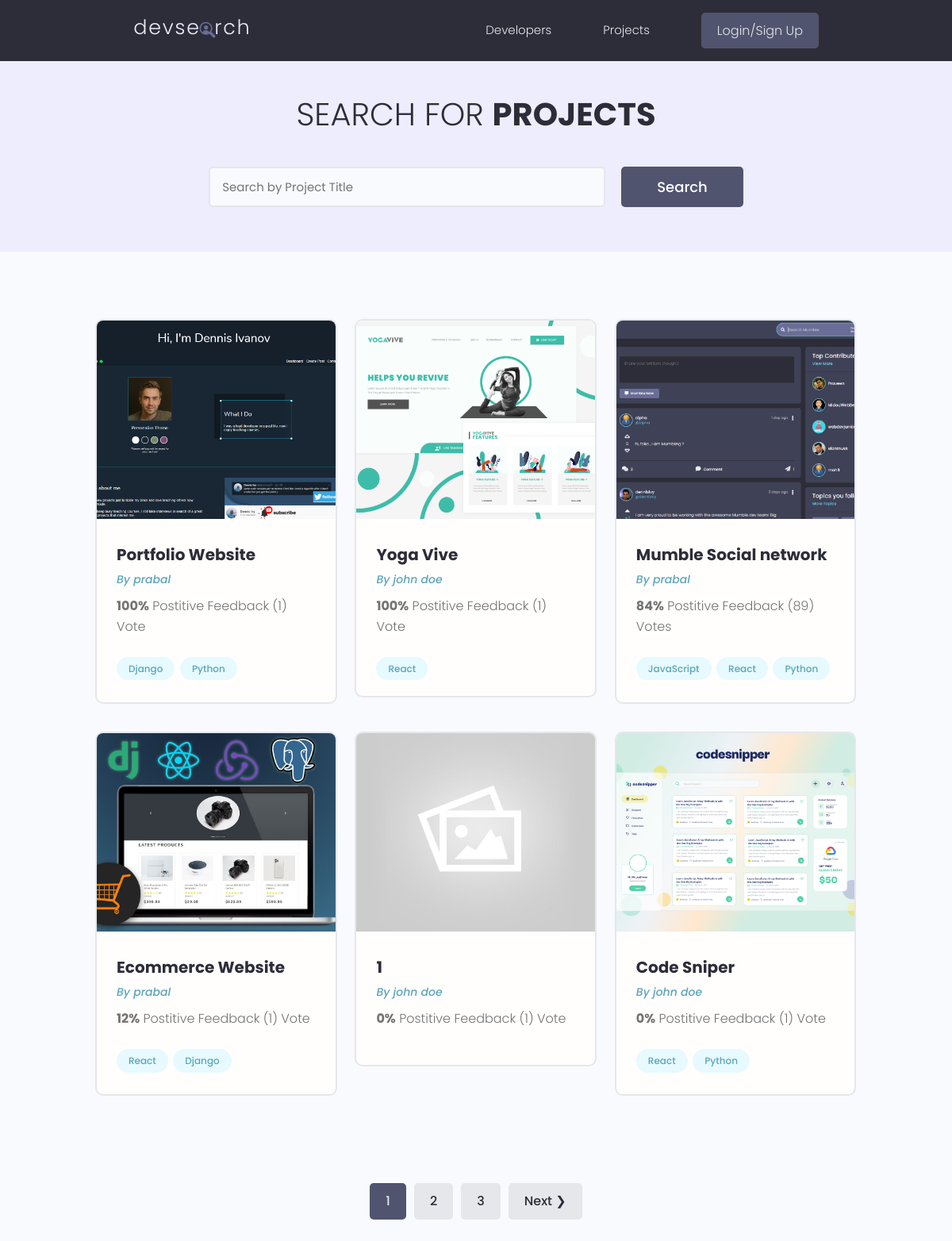
/projects/, run on the app's committed database.
### projects/models.py (models this page shows, shortened)
class Project(models.Model):
    owner = models.ForeignKey(Profile, null=True,blank=True,on_delete=models.SET_NULL)
    title = models.CharField(max_length=200)
    description = models.TextField(null=True,blank=True)#null and blank means the field can be enpty
    featured_image = models.ImageField(
        null=True,blank=True,default="default.jpg")
    demo_link = models.CharField(max_length=2000,null=True,blank=True)
    source_link=models.CharField(max_length=2000,null=True,blank=True)#null for database and blank for django
    tags = models.ManyToManyField('Tag',blank=True)#many to many relation between Project and Tag
    votes_total = models.IntegerField(default=0,null=True,blank=True)
    vote_ratio = models.IntegerField(default=0,null=True,blank=True)
    created = models.DateTimeField(auto_now_add=True)#adds the time stamp of whenever created
    id = models.UUIDField(default=uuid.uuid4,unique=True,
                          primary_key=True)#16 didgit id
    class Meta:
        ordering =['-vote_ratio','-votes_total','title'] #descending

class Tag(models.Model):
    name = models.CharField(max_length=200)
    created = models.DateTimeField(auto_now_add=True)
    id = models.UUIDField(default=uuid.uuid4,unique=True,primary_key=True)
    def __str__(self):
        return self.name

### users/models.py (models this page shows, shortened)
class Profile(models.Model):
    user = models.OneToOneField(User, on_delete=models.CASCADE, null=True, blank=True)
    name = models.CharField(max_length=200,blank=True,null=True)
    username = models.CharField(max_length=200,blank=True,null=True)
    location = models.CharField(max_length=200,blank=True,null=True)
    email = models.EmailField(max_length=500,blank=True,null=True)
    short_intro = models.CharField(max_length=200,blank=True,null=True)
    bio = models.TextField(blank=True, null=True)
    profile_image = models.ImageField(null=True,blank=True,upload_to='profiles/',default='profiles/user-default.png')
    social_github = models.CharField(max_length=200,blank=True,null=True)
    social_twitter = models.CharField(max_length=200,blank=True,null=True)
    social_linkedin = models.CharField(max_length=200,blank=True,null=True)
    social_youtube = models.CharField(max_length=200,blank=True,null=True)
    social_website = models.CharField(max_length=200,blank=True,null=True)
    created = models.DateTimeField(auto_now_add=True)#adds the time stamp of whenever created
    id = models.UUIDField(default=uuid.uuid4,unique=True,
                          primary_key=True)#16 didgit id

### projects/views.py (the view)
# urls.py: path('projects/',include('projects.urls')),
def projects(request):
    projects,search_query=searchProjects(request)
    custom_range, projects = paginateProjects(request,projects,6)
    context = {'projects':projects,'search_query':search_query,
               'custom_range':custom_range}
    return render(request, 'projects/projects.html',context)

### projects/utils.py (called while the page is built)
def paginateProjects(request,projects,results):
    page = request.GET.get('page')
    paginator = Paginator(projects,results)
    try:
        projects = paginator.page(page)
    except PageNotAnInteger:
        page=1
        projects = paginator.page(page)
    except EmptyPage:
        page = paginator.num_pages
        projects = paginator.page(page)
    leftIndex = (int(page) - 4)
    if leftIndex < 1:
        leftIndex = 1
    rightIndex = (int(page) + 5)
    if rightIndex > paginator.num_pages:
        rightIndex = paginator.num_pages + 1
    custom_range = range(leftIndex,rightIndex)
    return custom_range, projects

def searchProjects(request):
    search_query = ''
    if request.GET.get('search_query'):
        search_query = request.GET.get('search_query')
    tags = Tag.objects.filter(name__icontains=search_query)
    projects=Project.objects.distinct().filter(
        Q(title__icontains =search_query) |
        Q(description__icontains =search_query) |
        Q(owner__name__icontains =search_query) |
        Q(tags__in=tags)
    )
    return projects,search_query

### projects/templates/projects/projects.html (shortened to what this page needs)
{% extends 'main.html' %} {% block content %}
  <main class="projects">
    <section class="hero-section text-center">
      <div class="container container--narrow">
        <div class="hero-section__box">
          <h2>Search for <span>Projects</span></h2>
        </div>
        <div class="hero-section__search">
          <form id="searchForm" class="form" action="{% url 'projects' %}" method="get">
            <div class="form__field">
              <input class="input input--text" id="formInput#search" type="text" name="search_query"
                value="{{search_query}}" placeholder="Search by Project Title" />
            </div>
            <input class="btn btn--sub btn--lg" type="submit" value="Search" />
          </form>
        </div>
      </div>
    </section>
    <section class="projectsList">
      <div class="container">
        <div class="grid grid--three">
{% for project in projects %}
          <div class="column">
            <div class="card project">
              <a href="{% url 'project' project.id %}" class="project">
                <img class="project__thumbnail" src="{{ project.featured_image.url }}" alt="project thumbnail" />
                <div class="card__body">
                  <h3 class="project__title">{{project.title}}</h3>
                  <p><a class="project__author" href="{% url 'user-profile' project.owner.id %}">By {{project.owner.name}}</a></p>
                  <p class="project--rating">
                    <span style="font-weight: bold;">{{project.vote_ratio}}%</span> Postitive
                    Feedback ({{project.votes_total}}) Vote{{project.votes_total|pluralize:"s"}}
                  </p>
                  <div class="project__tags">
                    {% for tag in project.tags.all %}
                    <span class="tag tag--pill tag--main">
                      <small>{{tag}}</small>
                    </span>
                    {% endfor %}
                  </div>
                </div>
              </a>
            </div>
          </div>
          {% endfor %}
        </div>
      </div>
    </section>
    {% include 'pagination.html' with queryset=projects custom_range=custom_range %}
  </main>
{% endblock content %}

### templates/main.html (shortened to what this page needs)
<!DOCTYPE html>
{% load static %}
<html lang="en">
<head>
  <link rel="stylesheet" href="https://cdn.iconmonstr.com/1.3.0/css/iconmonstr-iconic-font.min.css" />
  <link rel="stylesheet" href="{% static 'uikit/styles/uikit.css' %}"/>
  <link rel="stylesheet" href="{% static 'styles/app.css' %}" />
</head>
<body>
    {% include 'navbar.html' %}
    {% block content %}
    {% endblock content %}
</body>
</html>

### templates/navbar.html (shortened to what this page needs)
{% load static %}
<header class="header">
    <div class="container container--narrow">
      <a href="{% url 'profiles' %}" class="header__logo">
        <img src="{% static 'images/logo.svg' %}" alt="DevSearch Logo" />
      </a>
      <nav class="header__nav">
        <ul class="header__menu">
          <li class="header__menuItem"><a href="{% url 'profiles' %}">Developers</a></li>
          <li class="header__menuItem"><a href="{% url 'projects' %}">Projects</a></li>
          {% if request.user.is_authenticated %}
          <li class="header__menuItem"><a href="{% url 'inbox' %}">Inbox</a></li>
          <li class="header__menuItem"><a href="{% url 'account' %}" >Account</a></li>
          <li class="header__menuItem"><a href="{% url 'logout' %}" class="btn btn--sub">Logout</a></li>
          {% else %}
          <li class="header__menuItem"><a href="{% url 'login' %}" class="btn btn--sub">Login/Sign Up</a></li>
          {% endif %}
        </ul>
      </nav>
    </div>
  </header>

### templates/pagination.html (shortened to what this page needs)
{% if queryset.has_other_pages %}
<div class="pagination">
    <ul class="container">
        {% for page in custom_range %}
        {% if page == queryset.number%}
        <li><a href="?page={{page}}" class="btn page-link btn--sub" data-page="{{page}}">{{page}}</a></li>
        {% else %}
        <li><a href="?page={{page}}" class="btn page-link" data-page="{{page}}">{{page}}</a></li>
        {% endif %}
        {% endfor %}
        {% if queryset.has_next %}
        <li><a href="?page={{queryset.next_page_number}}" class="btn page-link"
                data-page="{{queryset.next_page_number}}">Next &#10095;</a></li>
        {% endif %}
    </ul>
</div>
{% endif %}

### static/styles/app.css (style rules this page uses)
:root { --color-sub: #2d2d39; }
.btn--sub { background-color: var(--color-sub-light); }
.card { border: 2px solid var(--color-light); }
img { width: 100%; }
.header { position: sticky; z-index: 111; background-color: var(--color-sub); padding: 1.5rem 0; }
.header > .container { display: flex; justify-content: space-between; align-items: center; }
.header__logo > img { height: 3.8rem; }
.header__nav > ul { display: inline-flex; align-items: center; list-style: none; gap: 6.5rem; }
.header__menuItem > a { color: var(--color-light); font-weight: 300; }
.hero-section { height: 40vh; display: flex; align-items: center; background-color: var(--color-sub); }
.hero-section__box { margin-bottom: 4rem; }
.hero-section__box > h2, .hero-section__box > h2 > span { font-size: 4rem; color: var(--color-light); line-height: 1.3; text-transform: uppercase; }
.hero-section__box > h2 { font-weight: 300; }
.hero-section__box > h2 > span { font-weight: 700; }
.hero-section__search > .form { display: flex; align-items: center; justify-content: center; gap: 2rem; }
.hero-section__search > .form input.input--text { width: 50rem; }
.pagination { margin-top: 8rem; margin-bottom: 10rem; }
.pagination > ul { flex-wrap: wrap; list-style: none; display: flex; align-items: center; justify-content: center; gap: 1rem; }
.pagination .btn { color: var(--color-sub); }
.pagination .btn.btn--sub { color: var(--color-light); }
.project__author { font-size: 1.4rem; font-style: italic; }
.project--rating { margin-bottom: 1.6em; margin-top: .5em; }
.projects > .hero-section { background: var(--color-sub-lighter); height: 30vh; }
.projects .hero-section__box { margin-bottom: 2.5rem; }
.projects .hero-section__box > h2 { color: var(--color-sub); }
.projects .hero-section__box > h2 > span { font-weight: 700; color: var(--color-sub); }
.projectsList { margin-top: 8rem; }
.project__thumbnail { height: 25rem; object-fit: cover; object-position: top center; }
.project__title { font-size: 2rem; font-weight: 700; color: var(--color-sub); }

### static/uikit/styles/modules/_variables.css (style rules this page uses)
:root { --color-main: #5aa5b9; --color-main-light: #e6faff; --color-sub: #3f4156; --color-sub-light: #51546e; --color-sub-lighter: #ededfd; --color-text: #737373; --color-gray: #8b8b8b; --color-light: #e5e7eb; --color-light-gray: #767676; --color-bg: #f8fafd; --color-white: #fffefd; --color-white-light: #f3f3f3; --color-success: #359e64; --color-success-bg: #def8e8; --color-error: #fc4b0b; --color-error-bg: #fff2ee; --font-base: 'Poppins', arial, helvetica, 'Segoe UI', roboto, ubuntu, sans-serif; --font-monospace: 'Fira Code', 'Courier New', courier, monospace; --font-regular: 300; --font-medium: 500; --font-bold: 700; --generic-shadow: 1px 1px 5px #00000010; --generic-transition: all 0.3s ease-in-out; }

### static/uikit/styles/modules/_base.css (style rules this page uses)
* { margin: 0; padding: 0; box-sizing: border-box; text-rendering: optimizeLegibility; color: inherit; font-size: inherit; }
html { font-size: 50%; }
@media only screen and (min-width: 480px) { html { font-size: 56.25%; } }
@media only screen and (min-width: 1200px) { html { font-size: 62.5%; } }
body { line-height: 1.6; font-weight: 400; font-size: 1.5rem; color: var(--color-text); background-color: var(--color-bg); min-height: 100vh; }

### static/uikit/styles/modules/_typography.css (style rules this page uses)
* { font-family: var(--font-base); }
h2 { font-size: 3.6rem; font-weight: var(--font-bold); }
h3 { font-size: 3.2rem; font-weight: var(--font-medium); }
p, span, strong { font-size: 1.6rem; color: var(--color-text); font-weight: var(--font-regular); }
a { padding-bottom: 2px; text-decoration: none; display: inline-block; color: var(--color-main); font-weight: var(--font-medium); }

### static/uikit/styles/modules/_utilities.css (style rules this page uses)
.container { width: 92%; max-width: 165rem; margin: 0 auto; box-sizing: border-box; }
.container--narrow { width: 92%; max-width: 120rem; }
@media screen and (min-width: 1000px) { .container { width: 90%; } }
@media screen and (min-width: 1000px) { .container--narrow { width: 85%; } }
@media screen and (min-width: 1200px) { .container { width: 80%; } }
@media screen and (min-width: 1200px) { .container--narrow { width: 72%; } }
.text-center { text-align: center; }

### static/uikit/styles/modules/_card.css (style rules this page uses)
.card { border-radius: 1rem; background-color: var(--color-white); border: 1.5px solid var(--color-light); width: auto; height: auto; margin-top: 0.5rem; margin-bottom: 0.5rem; overflow: hidden; }
.card__body, .card__header { padding: 2rem 2.5rem; }

### data on the page
Project: featured_image (picture), title "Portfolio Website", owner.name "prabal", vote_ratio "100", votes_total "1"
Tag: name "Django"
Tag: name "Python"
Project: featured_image (picture), title "Yoga Vive", owner.name "john doe", vote_ratio "100", votes_total "1"
Tag: name "React"
Project: featured_image (picture), title "Mumble Social network", owner.name "prabal", vote_ratio "84", votes_total "89"
Tag: name "JavaScript"
Project: featured_image (picture), title "Ecommerce Website", owner.name "prabal", vote_ratio "12", votes_total "1"
Project: featured_image (placeholder picture), title "1", owner.name "john doe", vote_ratio "0", votes_total "1"
Project: featured_image (picture), title "Code Sniper", owner.name "john doe", vote_ratio "0", votes_total "1"

### other printed values
{{ page }} "1"
{{ page }} "2" "3"
